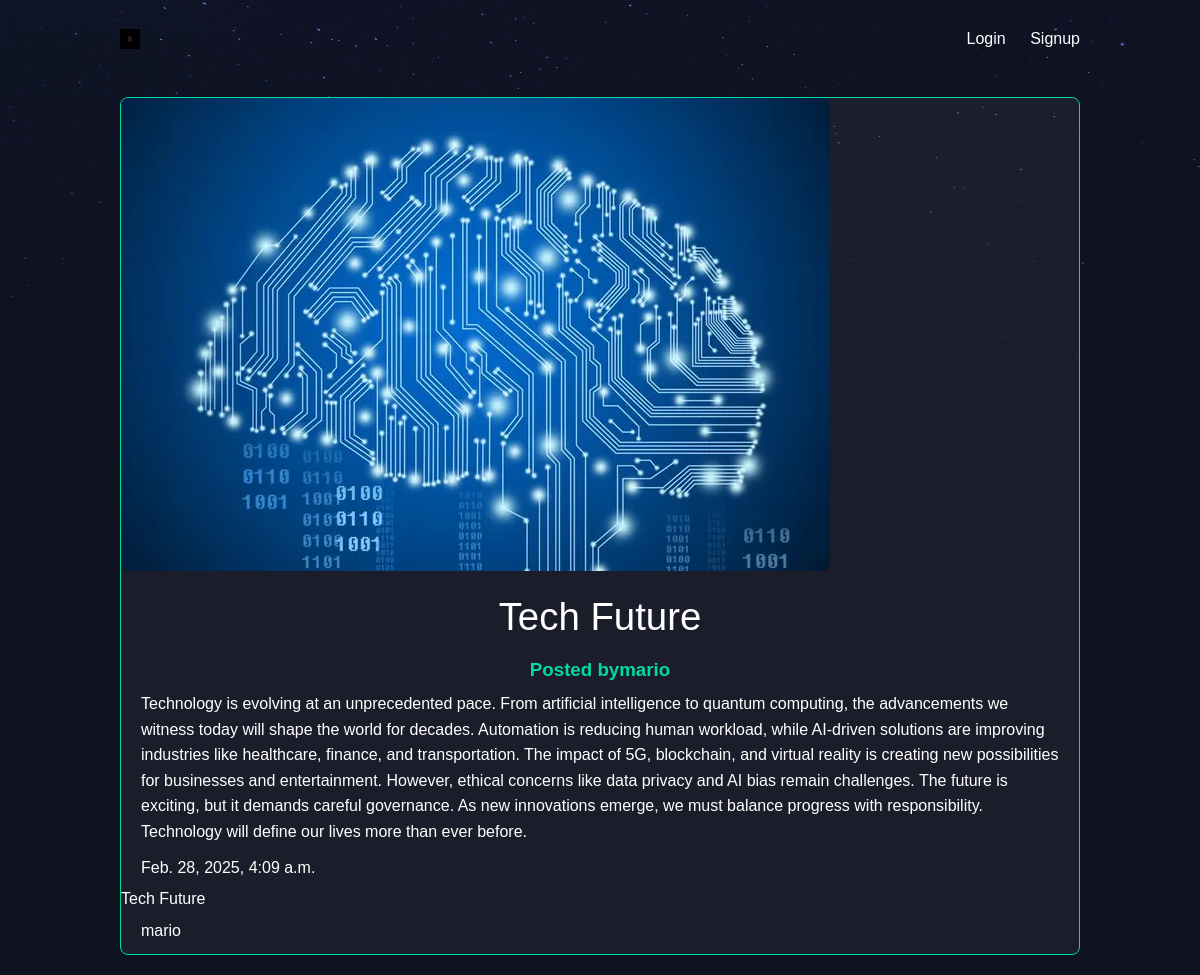
/articles/tech-future/, run on the app's committed database.
### articles/models.py (models this page shows, shortened)
class Article(models.Model):
    title = models.CharField(max_length=100)
    slug = models.SlugField(unique=True, blank=True)
    body = models.TextField(max_length=1000)
    createdAt = models.DateTimeField(auto_now_add=True)
    thumb = models.ImageField(default='default.png',blank=True)
    author = models.ForeignKey(User, on_delete=models.SET_NULL, null=True, blank=True)#Keeps articles even if the user is deleted

### articles/views.py (the view)
# urls.py: path('articles/<slug:slug>/', views.article_details,name='article_details'),
def article_details(request,slug):
    article = get_object_or_404(Article, slug=slug)  # Fetch article using slug
    return render(request,'articles/article_details.html',{'article': article})

### articles/templates/articles/article_details.html
{% extends "base.html" %}
{% block content %}
<div class="article-detail">
    <div class="article">
        <img src="{{ article.thumb.url }}" alt="Article Image">
        <h2>{{ article.title }}</h2>
        <h3>Posted by{{ article.author }}</h3>
        <p>{{ article.body }}</p>
        <p>{{ article.createdAt }}</p>
        <a href="{% url 'article_details' article.slug %}">{{ article.title }}</a>
            <p>{{ article.author }}</p>
    </div>
</div>
{% endblock %}

### root/assets/styles.css (style rules this page uses)
body { background-color: #0f121f; background-image: url(/static/stars.png); background-repeat: no-repeat; color: #fff; font-family: 'Ubuntu', sans-serif; margin: 0; padding: 0; }
h1, h2, h3, h4, h5 { font-weight: normal; margin: 0; }
a, a:hover, a:visited { color: #fff; text-decoration: none; }
.article { padding: 15px; border: 1px solid #00dba0; position: relative; background: rgba(255, 255, 255, 0.05); transition: 0.3s; border-radius: 8px; }
.article h2 { font-size: 1.4em; }
.article-detail .article { padding: 0; }
.article-detail .article img { max-width: 100%; border-radius: 8px; }
.article-detail .article h2 { text-align: center; margin: 20px auto; font-size: 2.4em; }
.article-detail .article h3 { text-align: center; font-weight: bold; color: #00dba0; }
.article-detail .article p { margin: 10px 20px; line-height: 1.6; }

### data on the page
Article: thumb (picture), title "Tech Future", author "mario", body "Technology is evolving at an unprecedented pace. From artificial intelligence to quantum computing, the advancements we witness today will shape the world for decades. Automation is reducing human workload, while AI-driven solutions are improving industries like healthcare, finance, and transportation. The impact of 5G, blockchain, and virtual reality is creating new possibilities for businesses and entertainment. However, ethical concerns like data privacy and AI bias remain challenges. The future is exciting, but it demands careful governance. As new innovations emerge, we must balance progress with responsibility. Technology will define our lives more than ever before.", createdAt "Feb. 28, 2025, 4:09 a.m."
